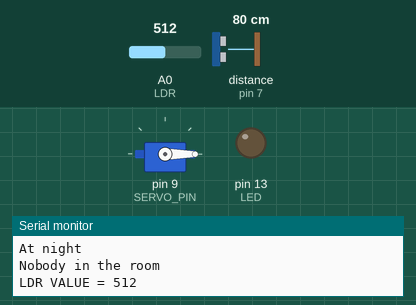
This sketch was run on a simulated Arduino Uno, built with avr-gcc and run on an emulated ATmega328P. Shown: servo, output pins drawn as LEDs (lit = HIGH), the last lines printed to the serial monitor. Wiring (inferred from the names in the program): ultrasonic range finder: trigger pin 6; echo pin 7. The inputs (shaded band) are chosen by the test bench; at power-on: distance to the obstacle (sensor on pin 7) 80 cm, A0 (LDR) = 512. The echo pulse lasts 58.3 µs per cm; pins used as bus, display or sensor lines are not drawn.

Above: at 3.3 s.
3.4 s: distance to the obstacle (sensor on pin 7) set to 54 cm
7.2 s: distance to the obstacle (sensor on pin 7) set to 48 cm
At 11.9 s:
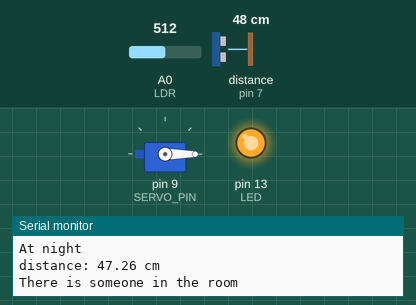
14.3 s: distance to the obstacle (sensor on pin 7) set to 60 cm
At 15.4 s:
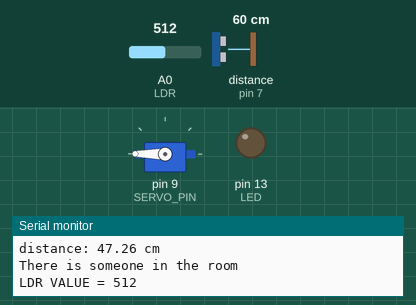
17.8 s: A0 (LDR) set to 1010
Timing chart, 0 to 25.5 s (numbered marks = the images above; inputs shaded):
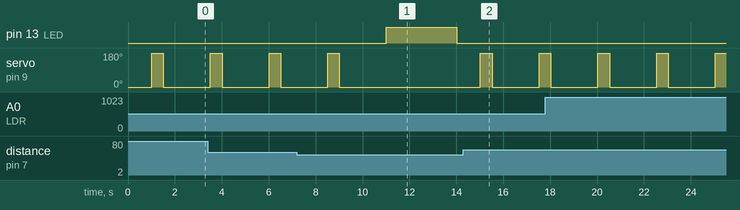

Measured:
- the behaviour switches between 51 and 50 cm on distance to the obstacle (sensor on pin 7) (found by bisection; images 0 and 1)
- after the input at 7.2 s, pin 13 (LED): LOW → HIGH after 3.8 s, → LOW 3.0 s later; servo on pin 9 (SERVO_PIN): goes on until 9.0 s, then stays 0°
- after the input at 14.3 s, pin 13 (LED): stays LOW (without the input it goes to HIGH after 3.2 s)
- by itself, servo on pin 9 (SERVO_PIN): alternates 180° for 0.50 s and 0° for 2.0 s

The sketch:

Night_Light_Automation_System.ino
```cpp
//Declaration and initialization of some variables:
#define LDR A0
#define LED 13
#include <Servo.h>

// constants won't change
const int TRIG_PIN  = 6;  // Arduino pin connected to Ultrasonic Sensor's TRIG pin
const int ECHO_PIN  = 7;  // Arduino pin connected to Ultrasonic Sensor's ECHO pin
const int SERVO_PIN = 9; // Arduino pin connected to Servo Motor's pin
const int DISTANCE_THRESHOLD = 50; // centimeters
int LDR_VAL;
Servo servo; // create servo object to control a servo

// variables will change:
float duration_us, distance_cm;

void setup()
{
  Serial.begin (9600);       // initialize serial port
  pinMode(TRIG_PIN, OUTPUT); // set arduino pin to output mode
  pinMode(ECHO_PIN, INPUT);  // set arduino pin to input mode
  pinMode(LDR,INPUT);
  pinMode(LED,OUTPUT);
  servo.attach(SERVO_PIN);   // attaches the servo on pin 9 to the servo object
  servo.write(0);
}

void loop()
{
  digitalWrite(LED,LOW);
  LDR_VAL= analogRead(LDR);
  Serial.print("LDR VALUE = ");
  Serial.println(LDR_VAL);
  delay(1000);


  // generate 10-microsecond pulse to TRIG pin
  digitalWrite(TRIG_PIN, HIGH);
  delayMicroseconds(10);
  digitalWrite(TRIG_PIN, LOW);

  // measure duration of pulse from ECHO pin
  duration_us = pulseIn(ECHO_PIN, HIGH);
  // calculate the distance
  distance_cm = 0.017 * duration_us;
  servo.write(180); // rotate servo motor to 90 degree
  delay(500);
  servo.write(0);  // rotate servo motor to 0 degree


  if(LDR_VAL>1000)
  {
    Serial.println("Day");
    delay(1000);
  }
  else
  {
    Serial.println("At night");
    delay(1000);
   if(distance_cm < DISTANCE_THRESHOLD)
   {
    Serial.print("distance: ");
    Serial.print(distance_cm);
    Serial.println(" cm");
    delay(1000);
    Serial.println("There is someone in the room");
    digitalWrite(LED,HIGH);
    delay(3000);
    }
    else
    {
      Serial.println("Nobody in the room");
    }
  }
}
```
